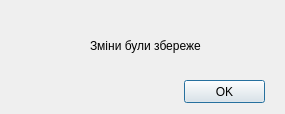
<?xml version="1.0" encoding="UTF-8"?>
<ui version="4.0">
 <class>Dialog</class>
 <widget class="QDialog" name="Dialog">
  <property name="geometry">
   <rect>
    <x>0</x>
    <y>0</y>
    <width>285</width>
    <height>114</height>
   </rect>
  </property>
  <property name="windowTitle">
   <string>Dialog</string>
  </property>
  <widget class="QPushButton" name="pushButton">
   <property name="geometry">
    <rect>
     <x>184</x>
     <y>80</y>
     <width>81</width>
     <height>23</height>
    </rect>
   </property>
   <property name="text">
    <string>OK</string>
   </property>
  </widget>
  <widget class="QLabel" name="label">
   <property name="geometry">
    <rect>
     <x>90</x>
     <y>20</y>
     <width>111</width>
     <height>51</height>
    </rect>
   </property>
   <property name="text">
    <string>Зміни були збережені</string>
   </property>
  </widget>
 </widget>
 <resources/>
 <connections/>
</ui>
